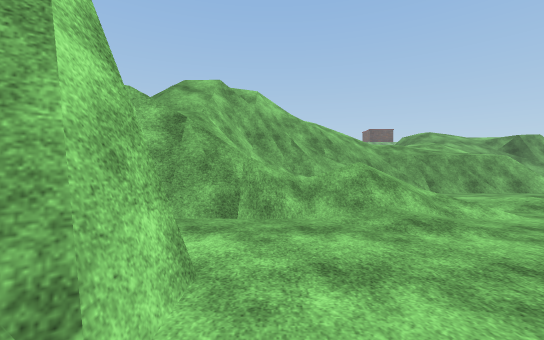
View 1 (above)

14 first-person views from a walk through a scene from a Unity 3-D project. The camera is 1.3 m above the floor, looks level and sees 90° across. The floor is counted in squares, 2 m on a side. Each view is taken from the middle of a square. On the plan, view 1 faces up. The plan holds only what a view shows up to about 9 squares ahead; the rest is blank. The place goes on beyond the plan. The player character is not drawn. Some surface patterns are stand-ins.

View 2
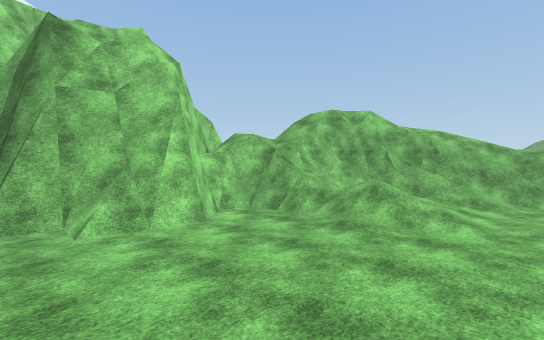

View 3
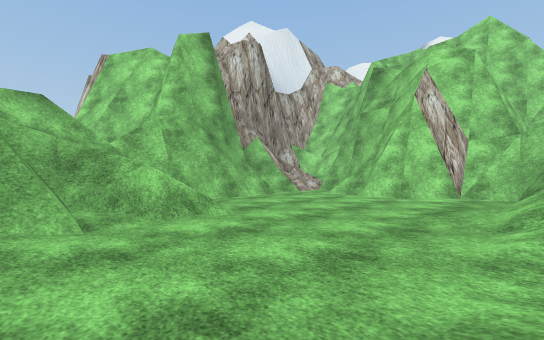

View 4
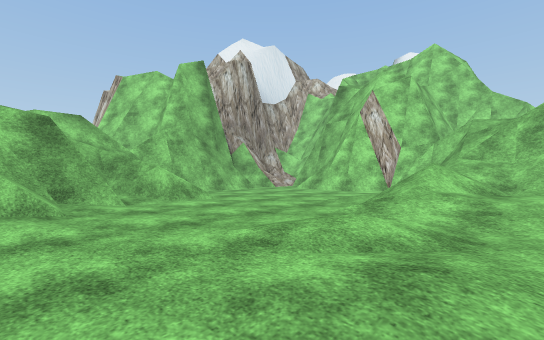

View 5
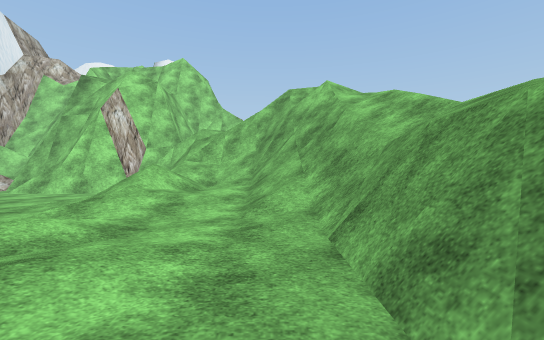

View 6
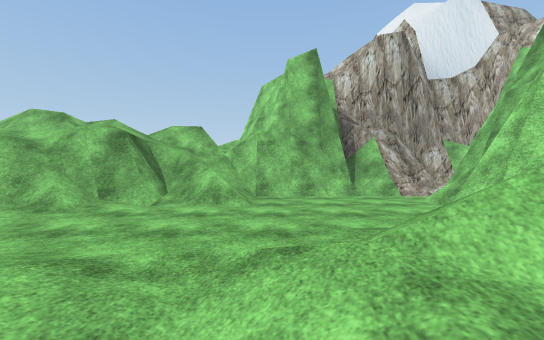

View 7
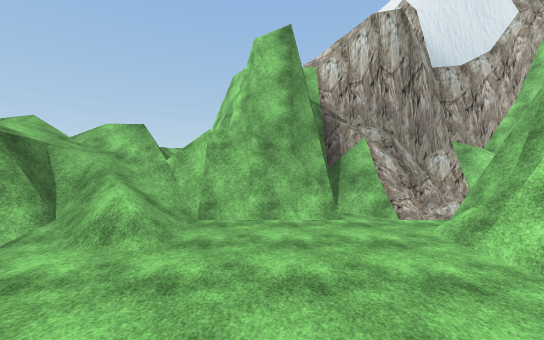

View 8
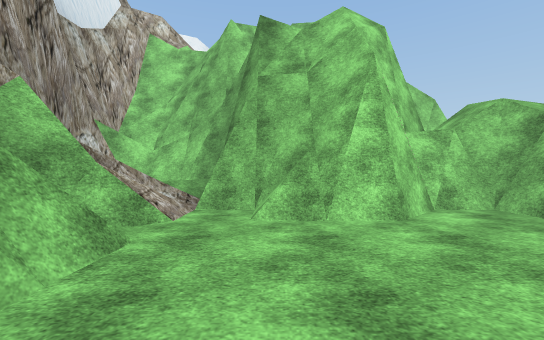

View 9
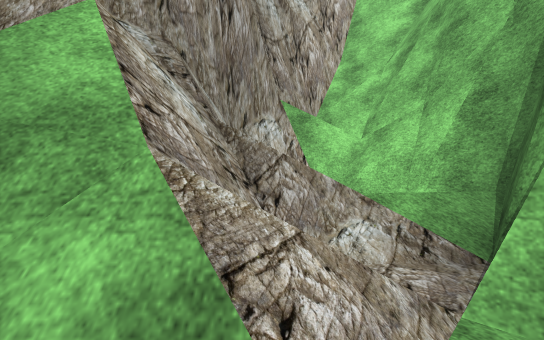

View 10
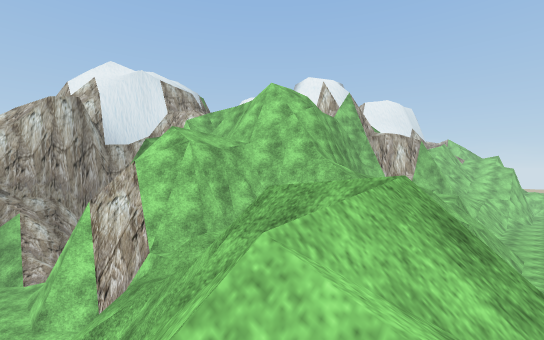

View 11
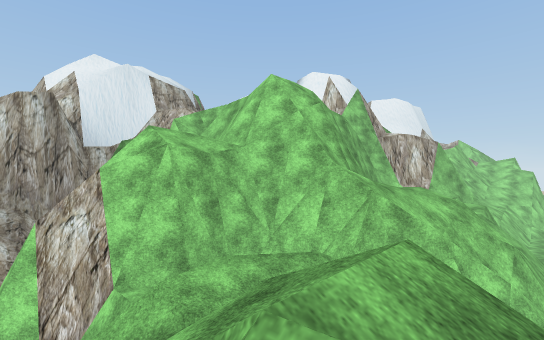

View 12
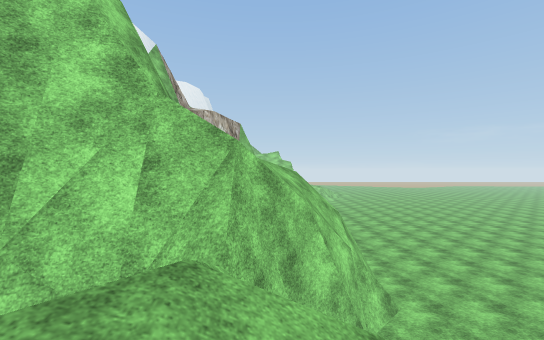

View 13
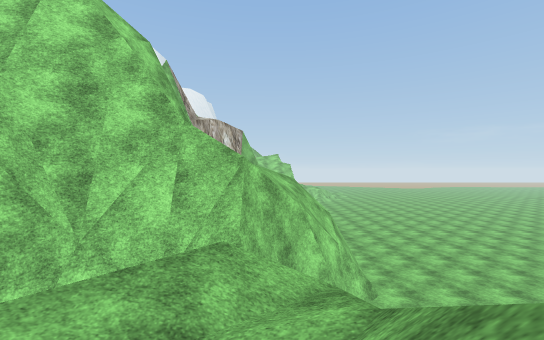

View 14
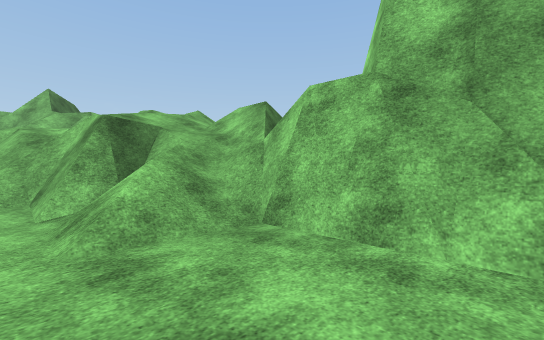

### Floor plan
Key: @ floor where view 1 was taken; # wall or solid block; x gap in a wall; . main floor; : floor 0.25 m higher than the main floor; + floor 0.5 m higher than the main floor; * floor 2.25 m higher than the main floor; % floor 2.5 m higher than the main floor; & floor 4.25 m higher than the main floor; / step, stairs or slope; = window, fence, low wall or low ledge; v drop or lower ground.
Columns run from 12 left of view 1 to 7 right of it. Each row starts with its distance up from view 1.
  9 ......     ///////%*
  8 #####.    //##//####
  7     ##   //##///:...
  6       #v///#//+..:..
  5       #//&/x////:...
  4       ## /##////.:..
  3        ####.........
  2          ###.......:
  1           ##......:#
  0           ##@...//##
 -1         ###...../=v/
 -2         #///####=#//
 -3         #.###### =//
 -4         ##     # /
 -5                ##/
 -6                 #

Positions as (right, up) in squares from view 1, and headings:
1: (0, 0), facing up
2: (4, -1), facing up-left
3: (6, 4), facing down-left
4: (7, 6), facing down-left
5: (7, 7), facing left
6: (3, 6), facing down
7: (2, 4), facing down
8: (3, 0), facing left
9: (0, -1), facing down-left
10: (0, 9), facing down-left
11: (-1, 8), facing down-left
12: (-3, 6), facing left
13: (-2, 6), facing left
14: (1, 1), facing down-right
